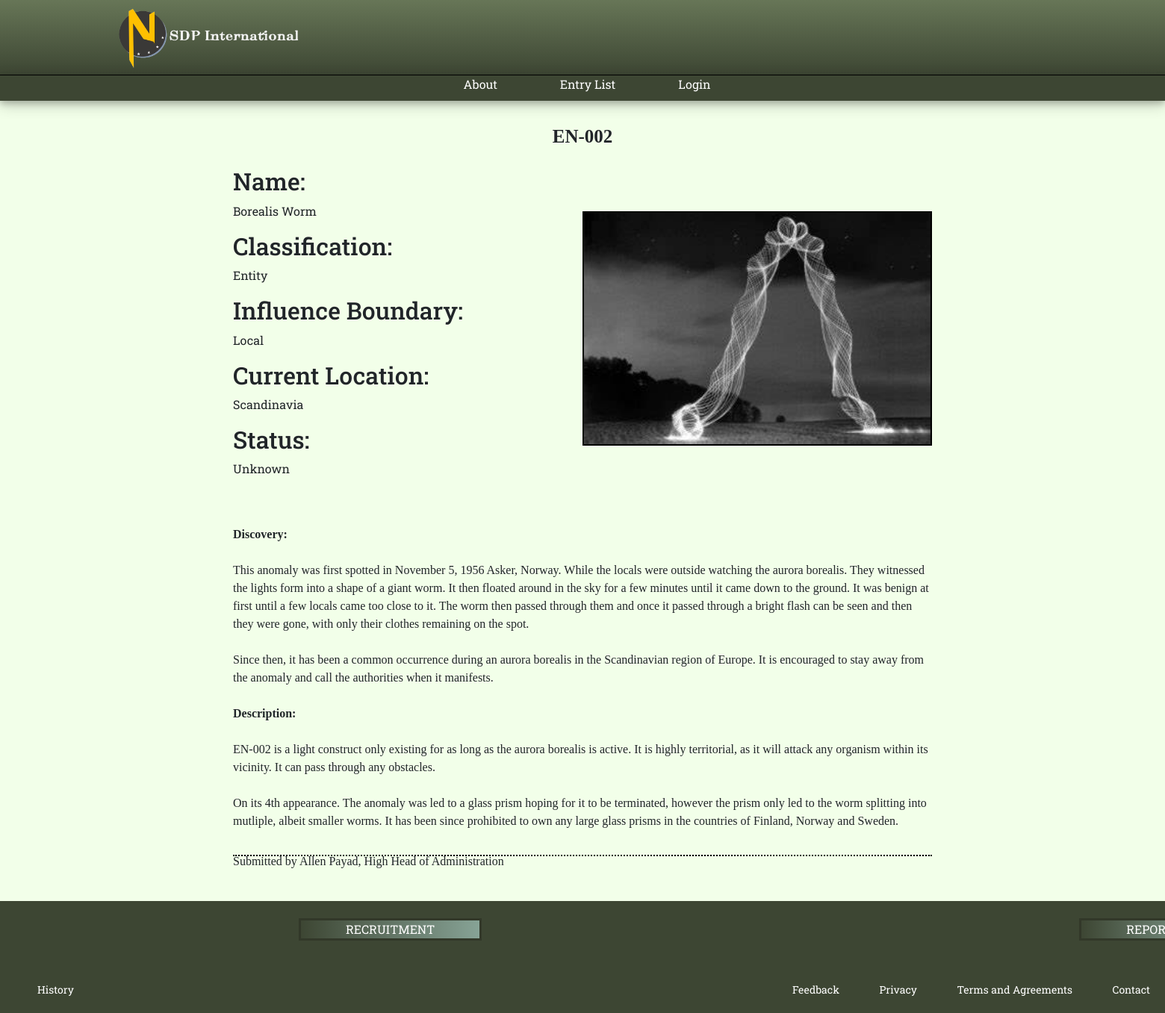
Screenshot of /entryTemplate.php?id=37 with the database file from the repository.
### tables this page shows
CREATE TABLE `entrysubdb` (
  `id` int(11) NOT NULL,
  `name` varchar(255) NOT NULL,
  `location` varchar(255) NOT NULL,
  `title` varchar(255) NOT NULL,
  `report` mediumtext NOT NULL,
  `type` enum('Object','Entity','Event','Place') NOT NULL,
  `threat` enum('Vicinity','Local','Regional','Continental','Global') NOT NULL,
  `status` enum('Unknown','Secured','Cooperative','Terminated','Monitored') NOT NULL,
  `image` text NOT NULL,
  `entryName` varchar(255) NOT NULL
);

### database/functions.php (called while the page is built, shortened)
<?php
    $conn = mysqli_connect(DB_SERVER, DB_USERNAME, DB_PASSWORD, DB_NAME);
    if(isset($_REQUEST['id'])){
        $id = $_REQUEST['id'];
        $sql = "SELECT * FROM `entrysubdb` WHERE id = $id";
        $query = mysqli_query($conn, $sql);
    }
?>

### entryTemplate.php (the view, shortened to what this page needs)
<?php
    include "database/functions.php";
?>
<!DOCTYPE html>
<html lang="en">
<head>
    <link rel="stylesheet" href="css/bootstrap.css">
    <link rel="stylesheet" href="base.css">
    <link rel="stylesheet" href="layouts.css">
    <link rel="stylesheet" href="modules.css">
</head>
<body>
    <header>
        <div class="header-border">
            <div class="logo-img">
                <a href="index.php">
                    <img src="images/headerlogo.png" alt="Logo" width="75px">
                </a>
            </div>
        </div>
    </header>
    <header class="header-bottomshape">
        <nav>
            <ul>
                <li>
                    <a href="aboutUs.php">About</a>
                    <a href="entryList.php">Entry List</a>
                    <?php if(empty($_SESSION)) : ?>
                        <a href="#" data-bs-toggle="modal" data-bs-target="#modal-login">Login</a>
                    <?php endif ?>
                </li>
            </ul>
        </nav>
    </header>
    <main class="main-entry">
    <?php foreach($query as $q): ?>
        <div class="content-top-entrytem">
            <h1><?php echo $q['entryName']?> </h1>
        </div>
        <div class="content-left-entrytem">
            <h2>Name:</h2>
            <p> <?php echo $q['title']?> </p>
            <h2>Classification:</h2>
            <p> <?php echo $q['type']?> </p>
            <h2>Influence Boundary:</h2>
            <p> <?php echo $q['threat']?> </p>
            <h2>Current Location:</h2>
            <p> <?php echo $q['location']?> </p>
            <h2>Status:</h2>
            <p> <?php echo $q['status']?> </p>
        </div>
        <div class="content-right-entrytem">
            <img src="images/<?php echo $q['image']?>" alt="Image Unavailable" >
        </div>
        <div class="content-bottom-entrytem">
            <br>
            <br>
            <p>
                <?php echo $q['report']?>
            </p>
            <div class="entry-line">
            <p>
                Submitted by <?php echo $q['name']?>
            </p>
        </div>
        </div>
    <?php endforeach; ?>
    </main>
    <footer>
        <div class="footer-top">
            <a href="recruitment.php" class="btn btn-info link" role="button">RECRUITMENT</a>
            <a href="#" class="btn btn-info link" role="button" data-bs-toggle="modal" data-bs-target="#modal-report">REPORT</a>
        </div>
        <div class="footer-bottom-left">
            <a href="history.php">History</a>
        </div>
        <div class="footer-bottom">
            <a href="#" data-bs-toggle="modal" data-bs-target="#modal-feedback">Feedback</a>
            <a href="privacy.php">Privacy</a>
            <a href="termsAndAgreements.php">Terms and Agreements</a>
            <a href="contactUs.php">Contact</a>
        </div>
    </footer>
</body>
</html>

### base.css (style rules this page uses)
* { margin: 0; padding: 0; box-sizing: border-box; }
body { background-color: #F2FFE9; font-family: 'Roboto Slab',system-ui, -apple-system, BlinkMacSystemFont, 'Segoe UI', Roboto, Oxygen, Ubuntu, Cantarell, 'Open Sans', 'Helvetica Neue', sans-serif; }
h1 { font-family: Oswald; font-size: 25px; font-style: normal; font-variant: normal; font-weight: bold; line-height: 26.4px; }

### layouts.css (style rules this page uses)
header { height: 100px; background: rgb(103,118,87); background: linear-gradient( rgba(103,118,87,1) 0%, rgba(61,70,51,1) 100%); display: flex; justify-content: space-around; align-items: center; flex-wrap: wrap; border: black; }
.header-border { width: 100%; display: flex; justify-content: space-evenly; align-self: center; flex-wrap: wrap; }
.logo-img { display: flex; justify-content: left; margin-right: auto; margin-left: 10%; }
.logo-img a { width: 100px; justify-content: left; }
.logo-img a img { width: 250px; justify-content: left; }
header nav ul { display: flex; list-style-type: none; }
header nav ul a { text-decoration: none; color: white; margin-right: 20px; font-size: 15px; }
.header-bottomshape { background: #3D4633; height: 35px; border-top: black solid 1px; display: flex; align-items: center; margin-bottom: 30px; box-shadow: 0 4px 8px 0 rgba(0, 0, 0, 0.2), 0 6px 20px 0 rgba(0, 0, 0, 0.19); }
.header-bottomshape li a { font-size: 16px; padding: 5px 30px 5px 30px; }
footer { margin-top: 50px; height: 150px; width: 100%; background-color: #3D4633; display: flex; justify-content: flex-end; align-items: center; flex-wrap: wrap; border: black; position: absolute; }
.link { border: rgb(50, 56, 41) solid; border-radius: 0; height: 30px; padding: 0 60px; margin-top: 10px; margin-right: 400px; margin-left: 400px; color: white; background: rgb(61,70,51); background: linear-gradient(90deg, rgba(61,70,51,1) 0%, rgba(135,163,150,1) 100%); }
footer a { color: white; margin-left: 50px; text-decoration: none; }
.footer-top { display: flex; justify-content: space-evenly; font-family: 'Roboto Slab'; margin-top: 10px; width: 100%; height: 40px; width: 100%; }
.footer-bottom-left { font-size: 14px; margin: 0; text-align: left; padding-right: 20px; padding-top: 50px; width: 50%; height: 90px; font-family: 'Roboto Slab'; }
.footer-bottom { font-size: 14px; margin: 0; text-align: right; padding-right: 20px; padding-top: 50px; width: 50%; height: 90px; font-family: 'Roboto Slab'; }
.main-entry { display: flex; min-height: calc(100vh - 265px); width: 60%; align-items: center; justify-content: center; margin: auto; flex-wrap: wrap; }

### modules.css (style rules this page uses)
.content-top-entrytem { text-align: center; width: 100%; margin: 5px 0 20px 0; }
.content-left-entrytem { width: 50%; }
.content-right-entrytem { width: 50%; height: 30%; border: 2px solid black; }
.content-right-entrytem img { width: 100%; max-height: 100%; }
.entry-line { width: 100%; border-bottom: 2px dotted black; height: 5px; margin-top: 30px; margin-bottom: 10px; }
.content-bottom-entrytem { font-family: Oswald; }

### rows the page displays
entrysubdb: entryName "EN-002", title "Borealis Worm", type "Entity", threat "Local", location "Scandinavia", status "Unknown", image (picture), report "Discovery: This anomaly was first spotted in November 5, 1956 Asker, Norway. While the locals were outside watching the aurora borealis. They witnessed the lights form into a shape of a giant worm. It then floated around in the sky for a few minutes until it came down to the ground. It was benign at first until a few locals came too close to it. The worm then passed through them and once it passed through a bright flash can be seen and then they were gone, with only their clothes remaining on the spot. Since then, it has been a common occurrence during an aurora borealis in the Scandinavian region of Europe. It is encouraged to stay away from the anomaly and call the authorities when it…", name "Allen Payad, High Head of Administration"
